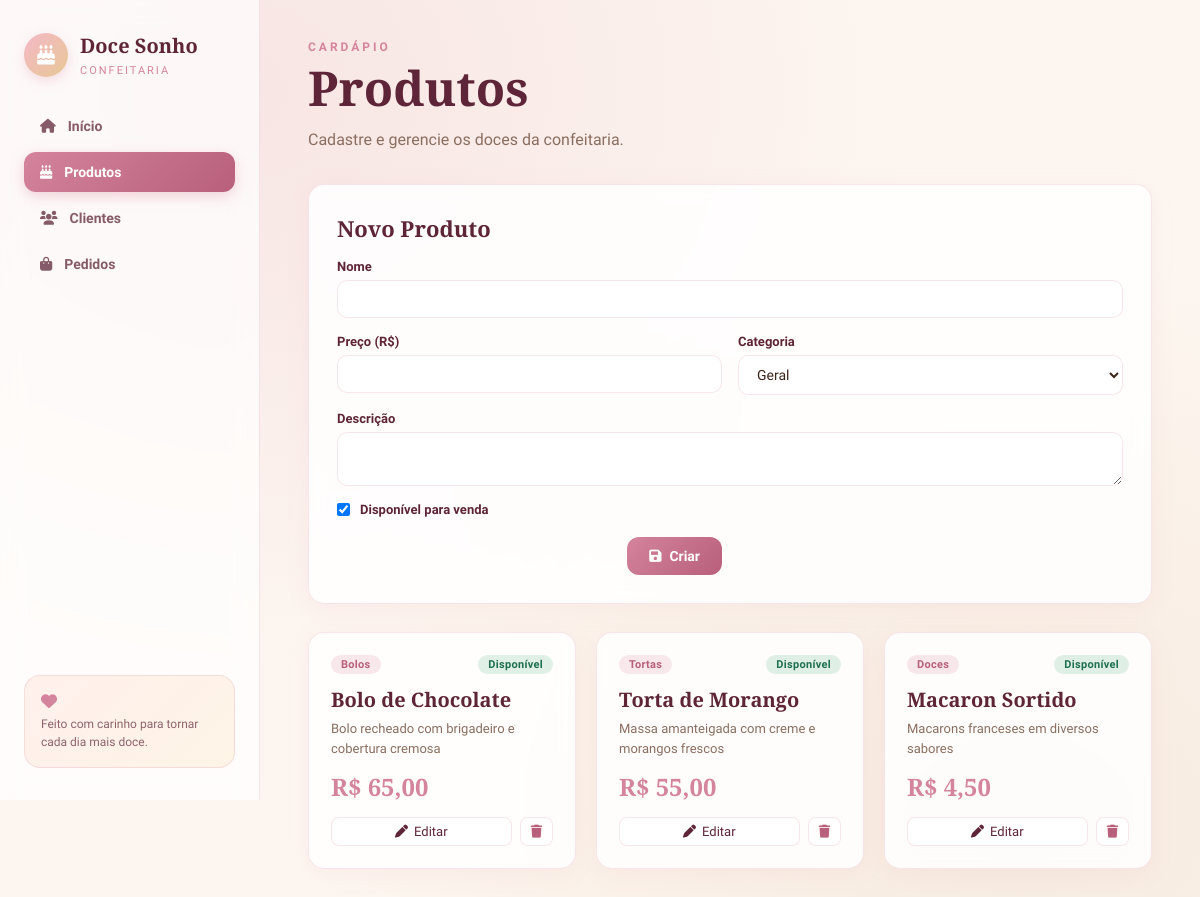
Page /produtos.php (signed in) on the committed database.
### tables this page shows
CREATE TABLE IF NOT EXISTS produtos (
    id INT AUTO_INCREMENT PRIMARY KEY,
    nome VARCHAR(150) NOT NULL,
    preco DECIMAL(10,2) NOT NULL,
    descricao TEXT,
    categoria VARCHAR(50) DEFAULT 'Geral',
    disponivel TINYINT(1) DEFAULT 1,
    criado_em DATETIME DEFAULT CURRENT_TIMESTAMP
);

### db.php (called while the page is built, shortened)
<?php
function h($value)
{
    return htmlspecialchars((string) $value, ENT_QUOTES, 'UTF-8');
}
function listarProdutos($pdo)
{
    return $pdo->query("SELECT * FROM produtos ORDER BY criado_em DESC")->fetchAll();
}

### produtos.php (the view, shortened to what this page needs)
<?php
include 'db.php';
$editando = null;
$produtos = listarProdutos($pdo);
$categorias = ['Bolos', 'Tortas', 'Doces', 'Salgados', 'Bebidas', 'Geral'];
?>
<!DOCTYPE html>
<html lang="pt-BR">
<head>
    <link rel="stylesheet" href="style.css">
    <link href="https://cdnjs.cloudflare.com/ajax/libs/font-awesome/6.0.0/css/all.min.css" rel="stylesheet">
</head>
<body>
    <div class="layout">
        <?php include 'sidebar.php'; ?>
        <main class="main">
            <header class="page-header">
                <p class="eyebrow">Cardápio</p>
                <h1 class="title">Produtos</h1>
                <p class="subtitle">Cadastre e gerencie os doces da confeitaria.</p>
            </header>
            <section class="card form-card">
                <h2 class="card-title">
                    <?= $editando ? 'Editar Produto' : 'Novo Produto' ?>
                </h2>
                <form method="POST" class="form-grid">
                    <div class=" field col-2">
                    <label>Nome</label>
                    <input type="text" name="nome" required value="<?= h($editando['nome'] ?? '') ?>">
                    </div>
                    <div class=" field">
                    <label>Preço (R$)</label>
                    <input type="number" step="0.01" name="preco" required value="<?= h($editando['preco'] ?? '') ?>">
                    </div>
                    <div class=" field">
                    <label>Categoria</label>
                    <select name="categoria">
                        <?php foreach ($categorias as $c): ?>
                            <option value="<?= h($c) ?>"
                                        <?= ($editando['categoria'] ?? 'Geral') === $c ? 'selected' : '' ?>>
                                        <?= h($c) ?>
                                    </option>
                            <?php endforeach; ?>
                        </select>
                    </div>
                    <div class=" field col-2">
                            <label>Descrição</label>
                            <textarea name="descricao" rows="2"><?= h($editando['descricao'] ?? '') ?></textarea>
    </div>
    <div class="field switch-field col-2">
        <label>
            <input type="checkbox" name="disponivel" <?= (!$editando || $editando['disponivel']) ? 'checked' : '' ?>>
            Disponível para venda
        </label>
    </div>
    <div class="actions col-2">
        <button type="submit" class="btn-rose"><i class="fas fa-save"></i>
            <?= $editando ? 'Salvar' : 'Criar' ?>
        </button>
    </div>
    </form>
    </section>
    <section class="grid-cards">
        <?php if (empty($produtos)): ?>
            <div class="empty"><i class="fas fa-birthday-cake"></i>
                <p>Nenhum produto ainda. Cadastre o primeiro!</p>
            </div>
        <?php else: ?>
            <?php foreach ($produtos as $p): ?>
                <div class="prod-card">
                    <div class="prod-badges">
                        <span class="badge rose">
                            <?= h($p['categoria']) ?>
                        </span>
                        <?php if ($p['disponivel']): ?>
                            <span class="badge green">Disponível</span>
                        <?php else: ?>
                            <span class="badge gray">Indisponível</span>
                        <?php endif; ?>
                    </div>
                    <h3>
                        <?= h($p['nome']) ?>
                    </h3>
                    <p class="prod-desc">
                        <?= h($p['descricao'] ?: 'Sem descrição') ?>
                    </p>
                    <p class="prod-price">R$
                        <?= number_format($p['preco'], 2, ',', '.') ?>
                    </p>
                    <div class="card-actions">
                        <a href="produtos.php?edit=<?= $p['id'] ?>" class=" btn-outline-sm"><i class="fas
                                        fa-pen"></i> Editar</a>
                        <a href="produtos.php?delete=<?= $p['id'] ?>" onclick=" return confirm('Excluir este produto?')"
                            class="btn-danger-sm"><i class="fas fa-trash"></i></a>
                    </div>
                </div>
            <?php endforeach; ?>
        <?php endif; ?>
    </section>
    </main>
    </div>
</body>
</html>

### sidebar.php
<?php
$current = basename($_SERVER['PHP_SELF']);
?>
<aside class="sidebar">
    <a href="index.php" class="brand">
        <div class="brand-logo"><i class="fas fa-birthday-cake"></i></div>
        <div>
            <h2>Doce Sonho</h2>
            <span>Confeitaria</span>
        </div>
    </a>
    <nav class="nav">
        <a href="index.php" class="<?= $current === 'index.php' ? 'active' : '' ?>"><i class=" fas fa-home"></i>
            Início</a>
        <a href="produtos.php" class="<?= $current === 'produtos.php' ? 'active' : '' ?>"><i class=" fas
            fa-birthday-cake"></i> Produtos</a>
        <a href="clientes.php" class="<?= $current === 'clientes.php' ? 'active' : '' ?>"><i class=" fas fa-users"></i>
            Clientes</a>
        <a href="pedidos.php" class="<?= $current === 'pedidos.php' ? 'active' : '' ?>"><i class=" fas
            fa-shopping-bag"></i> Pedidos</a>
    </nav>
    <div class="sidebar-footer">
        <i class="fas fa-heart"></i>
        <p>Feito com carinho para tornar cada dia mais doce.</p>
    </div>
</aside>

### rows in the picture
produtos: categoria "Bolos", disponivel "Disponível", nome "Bolo de Chocolate", descricao "Bolo recheado com brigadeiro e cobertura cremosa", preco "65,00"
produtos: categoria "Tortas", disponivel "Disponível", nome "Torta de Morango", descricao "Massa amanteigada com creme e morangos frescos", preco "55,00"
produtos: categoria "Doces", disponivel "Disponível", nome "Macaron Sortido", descricao "Macarons franceses em diversos sabores", preco "4,50"

### other values in the picture
form field categoria "Geral"
